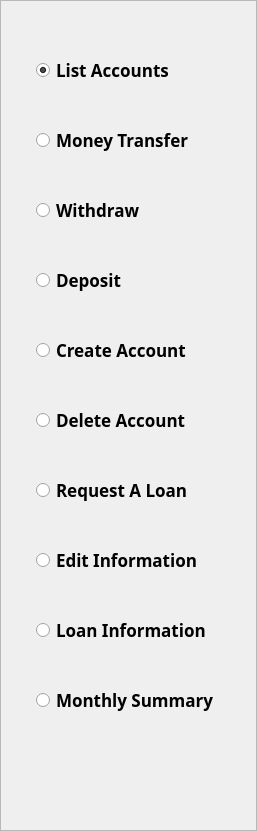
   <widget class="QFrame" name="operations_list">
    <property name="geometry">
     <rect>
      <x>0</x>
      <y>170</y>
      <width>244</width>
      <height>671</height>
     </rect>
    </property>
    <property name="styleSheet">
     <string notr="true"/>
    </property>
    <property name="frameShape">
     <enum>QFrame::StyledPanel</enum>
    </property>
    <property name="frameShadow">
     <enum>QFrame::Raised</enum>
    </property>
    <layout class="QVBoxLayout" name="verticalLayout">
     <property name="spacing">
      <number>20</number>
     </property>
     <property name="leftMargin">
      <number>35</number>
     </property>
     <property name="topMargin">
      <number>44</number>
     </property>
     <property name="rightMargin">
      <number>0</number>
     </property>
     <property name="bottomMargin">
      <number>105</number>
     </property>
     <item>
      <widget class="QRadioButton" name="listAccounts_radio">
       <property name="sizePolicy">
        <sizepolicy hsizetype="Minimum" vsizetype="Minimum">
         <horstretch>6</horstretch>
         <verstretch>0</verstretch>
        </sizepolicy>
       </property>
       <property name="minimumSize">
        <size>
         <width>62</width>
         <height>50</height>
        </size>
       </property>
       <property name="maximumSize">
        <size>
         <width>16777215</width>
         <height>16777215</height>
        </size>
       </property>
       <property name="palette">
        <palette>
         <active/>
         <inactive/>
         <disabled/>
        </palette>
       </property>
       <property name="font">
        <font>
         <family>Sitka Display</family>
         <pointsize>13</pointsize>
         <weight>75</weight>
         <bold>true</bold>
        </font>
       </property>
       <property name="styleSheet">
        <string notr="true"/>
       </property>
       <property name="text">
        <string>List Accounts</string>
       </property>
       <property name="checkable">
        <bool>true</bool>
       </property>
       <property name="checked">
        <bool>true</bool>
       </property>
       <attribute name="buttonGroup">
        <string notr="true">buttonGroup</string>
       </attribute>
      </widget>
     </item>
     <item>
      <widget class="QRadioButton" name="moneyTransfer_radio">
       <property name="sizePolicy">
        <sizepolicy hsizetype="Minimum" vsizetype="Minimum">
         <horstretch>6</horstretch>
         <verstretch>0</verstretch>
        </sizepolicy>
       </property>
       <property name="minimumSize">
        <size>
         <width>62</width>
         <height>50</height>
        </size>
       </property>
       <property name="maximumSize">
        <size>
         <width>16777215</width>
         <height>16777215</height>
        </size>
       </property>
       <property name="palette">
        <palette>
         <active/>
         <inactive/>
         <disabled/>
        </palette>
       </property>
       <property name="font">
        <font>
         <family>Sitka Display</family>
         <pointsize>13</pointsize>
         <weight>75</weight>
         <bold>true</bold>
        </font>
       </property>
       <property name="styleSheet">
        <string notr="true"/>
       </property>
       <property name="text">
        <string>Money Transfer</string>
       </property>
       <property name="checkable">
        <bool>true</bool>
       </property>
       <property name="checked">
        <bool>false</bool>
       </property>
       <attribute name="buttonGroup">
        <string notr="true">buttonGroup</string>
       </attribute>
      </widget>
     </item>
     <item>
      <widget class="QRadioButton" name="withdraw_radio">
       <property name="sizePolicy">
        <sizepolicy hsizetype="Minimum" vsizetype="Minimum">
         <horstretch>0</horstretch>
         <verstretch>0</verstretch>
        </sizepolicy>
       </property>
       <property name="minimumSize">
        <size>
         <width>21</width>
         <height>50</height>
        </size>
       </property>
       <property name="maximumSize">
        <size>
         <width>16777215</width>
         <height>16777215</height>
        </size>
       </property>
       <property name="font">
        <font>
         <family>Sitka</family>
         <pointsize>13</pointsize>
         <weight>75</weight>
         <bold>true</bold>
        </font>
       </property>
       <property name="autoFillBackground">
        <bool>false</bool>
       </property>
       <property name="styleSheet">
        <string notr="true"/>
       </property>
       <property name="text">
        <string>Withdraw</string>
       </property>
       <property name="checkable">
        <bool>true</bool>
       </property>
       <property name="checked">
        <bool>false</bool>
       </property>
       <attribute name="buttonGroup">
        <string notr="true">buttonGroup</string>
       </attribute>
      </widget>
     </item>
     <item>
      <widget class="QRadioButton" name="deposit_radio">
       <property name="sizePolicy">
        <sizepolicy hsizetype="Minimum" vsizetype="Minimum">
         <horstretch>0</horstretch>
         <verstretch>0</verstretch>
        </sizepolicy>
       </property>
       <property name="minimumSize">
        <size>
         <width>220</width>
         <height>50</height>
        </size>
       </property>
       <property name="maximumSize">
        <size>
         <width>16777215</width>
         <height>16777215</height>
        </size>
       </property>
       <property name="font">
        <font>
         <family>Sitka</family>
         <pointsize>13</pointsize>
         <weight>75</weight>
         <bold>true</bold>
        </font>
       </property>
       <property name="styleSheet">
        <string notr="true"/>
       </property>
       <property name="text">
        <string>Deposit</string>
       </property>
       <property name="checkable">
        <bool>true</bool>
       </property>
       <property name="checked">
        <bool>false</bool>
       </property>
       <attribute name="buttonGroup">
        <string notr="true">buttonGroup</string>
       </attribute>
      </widget>
     </item>
     <item>
      <widget class="QRadioButton" name="newAccount_radio">
       <property name="sizePolicy">
        <sizepolicy hsizetype="Minimum" vsizetype="Minimum">
         <horstretch>0</horstretch>
         <verstretch>0</verstretch>
        </sizepolicy>
       </property>
       <property name="minimumSize">
        <size>
         <width>0</width>
         <height>50</height>
        </size>
       </property>
       <property name="maximumSize">
        <size>
         <width>16777215</width>
         <height>16777215</height>
        </size>
       </property>
       <property name="font">
        <font>
         <family>Sitka</family>
         <pointsize>13</pointsize>
         <weight>75</weight>
         <bold>true</bold>
        </font>
       </property>
       <property name="styleSheet">
        <string notr="true"/>
       </property>
       <property name="text">
        <string>Create Account</string>
       </property>
       <property name="checkable">
        <bool>true</bool>
       </property>
       <property name="checked">
        <bool>false</bool>
       </property>
       <attribute name="buttonGroup">
        <string notr="true">buttonGroup</string>
       </attribute>
      </widget>
     </item>
     <item>
      <widget class="QRadioButton" name="deleteAccount_radio">
       <property name="sizePolicy">
        <sizepolicy hsizetype="Minimum" vsizetype="Minimum">
         <horstretch>0</horstretch>
         <verstretch>0</verstretch>
        </sizepolicy>
       </property>
       <property name="minimumSize">
        <size>
         <width>0</width>
         <height>50</height>
        </size>
       </property>
       <property name="maximumSize">
        <size>
         <width>16777215</width>
         <height>16777215</height>
        </size>
       </property>
       <property name="font">
        <font>
         <family>Sitka</family>
         <pointsize>13</pointsize>
         <weight>75</weight>
         <bold>true</bold>
        </font>
       </property>
       <property name="styleSheet">
        <string notr="true"/>
       </property>
       <property name="text">
        <string>Delete Account</string>
       </property>
       <property name="checkable">
        <bool>true</bool>
       </property>
       <property name="checked">
        <bool>false</bool>
       </property>
       <attribute name="buttonGroup">
        <string notr="true">buttonGroup</string>
       </attribute>
      </widget>
     </item>
     <item>
      <widget class="QRadioButton" name="req_loan_radio">
       <property name="sizePolicy">
        <sizepolicy hsizetype="Minimum" vsizetype="Minimum">
         <horstretch>0</horstretch>
         <verstretch>0</verstretch>
        </sizepolicy>
       </property>
       <property name="minimumSize">
        <size>
         <width>0</width>
         <height>50</height>
        </size>
       </property>
       <property name="maximumSize">
        <size>
         <width>16777215</width>
         <height>16777215</height>
        </size>
       </property>
       <property name="font">
        <font>
         <family>Sitka</family>
         <pointsize>13</pointsize>
         <weight>75</weight>
         <bold>true</bold>
        </font>
       </property>
       <property name="styleSheet">
        <string notr="true"/>
       </property>
       <property name="text">
        <string>Request A Loan</string>
       </property>
       <property name="checkable">
        <bool>true</bool>
       </property>
       <property name="checked">
        <bool>false</bool>
       </property>
      </widget>
     </item>
     <item>
      <widget class="QRadioButton" name="editInfo_radio">
       <property name="sizePolicy">
        <sizepolicy hsizetype="Minimum" vsizetype="Minimum">
         <horstretch>0</horstretch>
         <verstretch>0</verstretch>
        </sizepolicy>
       </property>
       <property name="minimumSize">
        <size>
         <width>0</width>
         <height>50</height>
        </size>
       </property>
       <property name="maximumSize">
        <size>
         <width>16777215</width>
         <height>16777215</height>
        </size>
       </property>
       <property name="font">
        <font>
         <family>Sitka</family>
         <pointsize>13</pointsize>
         <weight>75</weight>
         <bold>true</bold>
        </font>
       </property>
       <property name="styleSheet">
        <string notr="true"/>
       </property>
       <property name="text">
        <string>Edit Information</string>
       </property>
       <property name="checkable">
        <bool>true</bool>
       </property>
       <property name="checked">
        <bool>false</bool>
       </property>
       <attribute name="buttonGroup">
        <string notr="true">buttonGroup</string>
       </attribute>
      </widget>
     </item>
     <item>
      <widget class="QRadioButton" name="loan_info_radio">
       <property name="sizePolicy">
        <sizepolicy hsizetype="Minimum" vsizetype="Minimum">
         <horstretch>0</horstretch>
         <verstretch>0</verstretch>
        </sizepolicy>
       </property>
       <property name="minimumSize">
        <size>
         <width>0</width>
         <height>50</height>
        </size>
       </property>
       <property name="maximumSize">
        <size>
         <width>16777215</width>
         <height>16777215</height>
        </size>
       </property>
       <property name="font">
        <font>
         <family>Sitka</family>
         <pointsize>13</pointsize>
         <weight>75</weight>
         <bold>true</bold>
        </font>
       </property>
       <property name="styleSheet">
        <string notr="true"/>
       </property>
       <property name="text">
        <string>Loan Information</string>
       </property>
       <property name="checkable">
        <bool>true</bool>
       </property>
       <property name="checked">
        <bool>false</bool>
       </property>
      </widget>
     </item>
     <item>
      <widget class="QRadioButton" name="monthlySummary_radio">
       <property name="sizePolicy">
        <sizepolicy hsizetype="Minimum" vsizetype="Minimum">
         <horstretch>6</horstretch>
         <verstretch>0</verstretch>
        </sizepolicy>
       </property>
       <property name="minimumSize">
        <size>
         <width>62</width>
         <height>50</height>
        </size>
       </property>
       <property name="maximumSize">
        <size>
         <width>16777215</width>
         <height>16777215</height>
        </size>
       </property>
       <property name="palette">
        <palette>
         <active/>
         <inactive/>
         <disabled/>
        </palette>
       </property>
       <property name="font">
        <font>
         <family>Sitka</family>
         <pointsize>13</pointsize>
         <weight>75</weight>
         <bold>true</bold>
        </font>
       </property>
       <property name="styleSheet">
        <string notr="true"/>
       </property>
       <property name="text">
        <string>Monthly Summary</string>
       </property>
       <property name="checkable">
        <bool>true</bool>
       </property>
       <property name="checked">
        <bool>false</bool>
       </property>
       <attribute name="buttonGroup">
        <string notr="true">buttonGroup</string>
       </attribute>
      </widget>
     </item>
    </layout>
   </widget>
